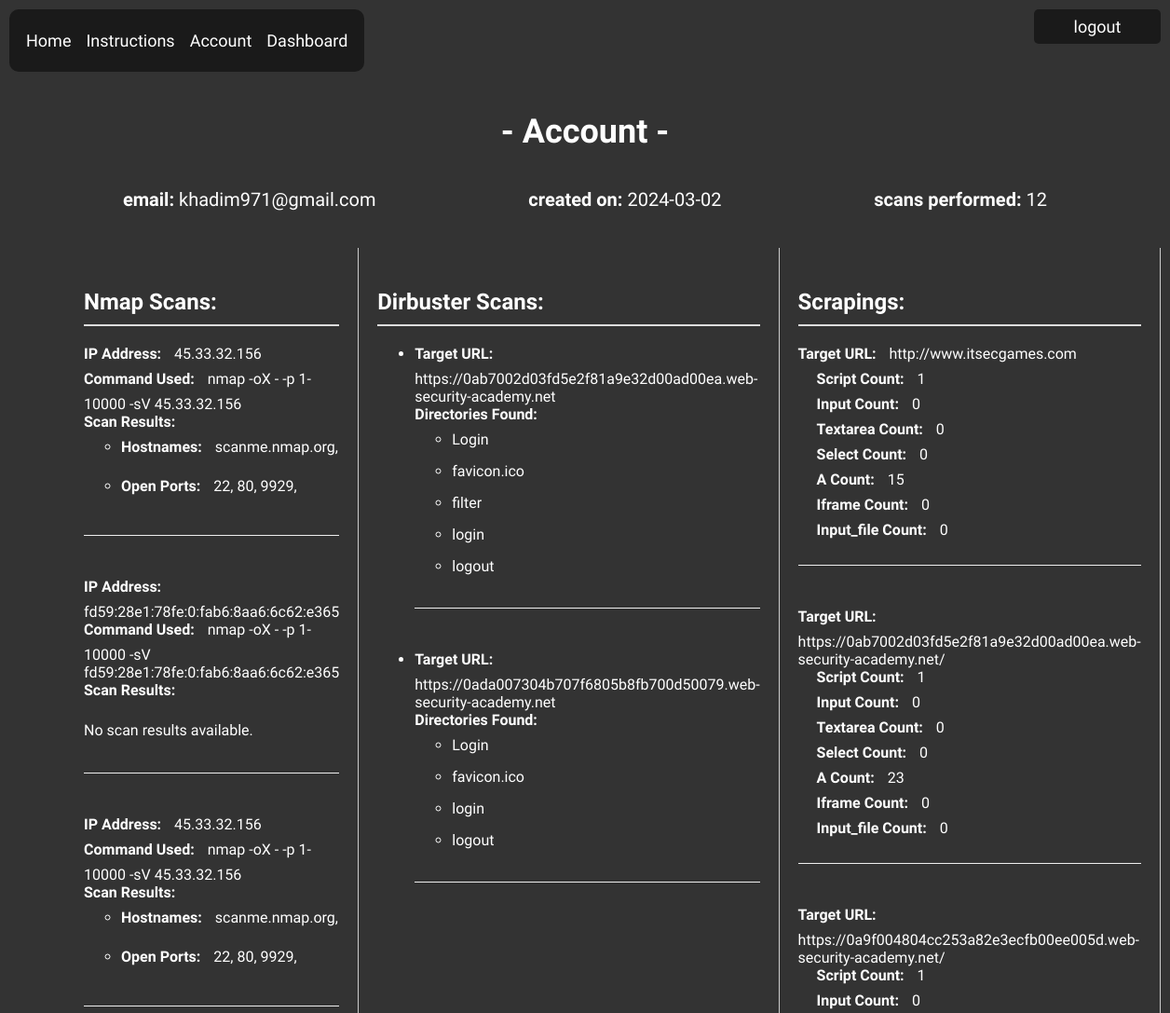
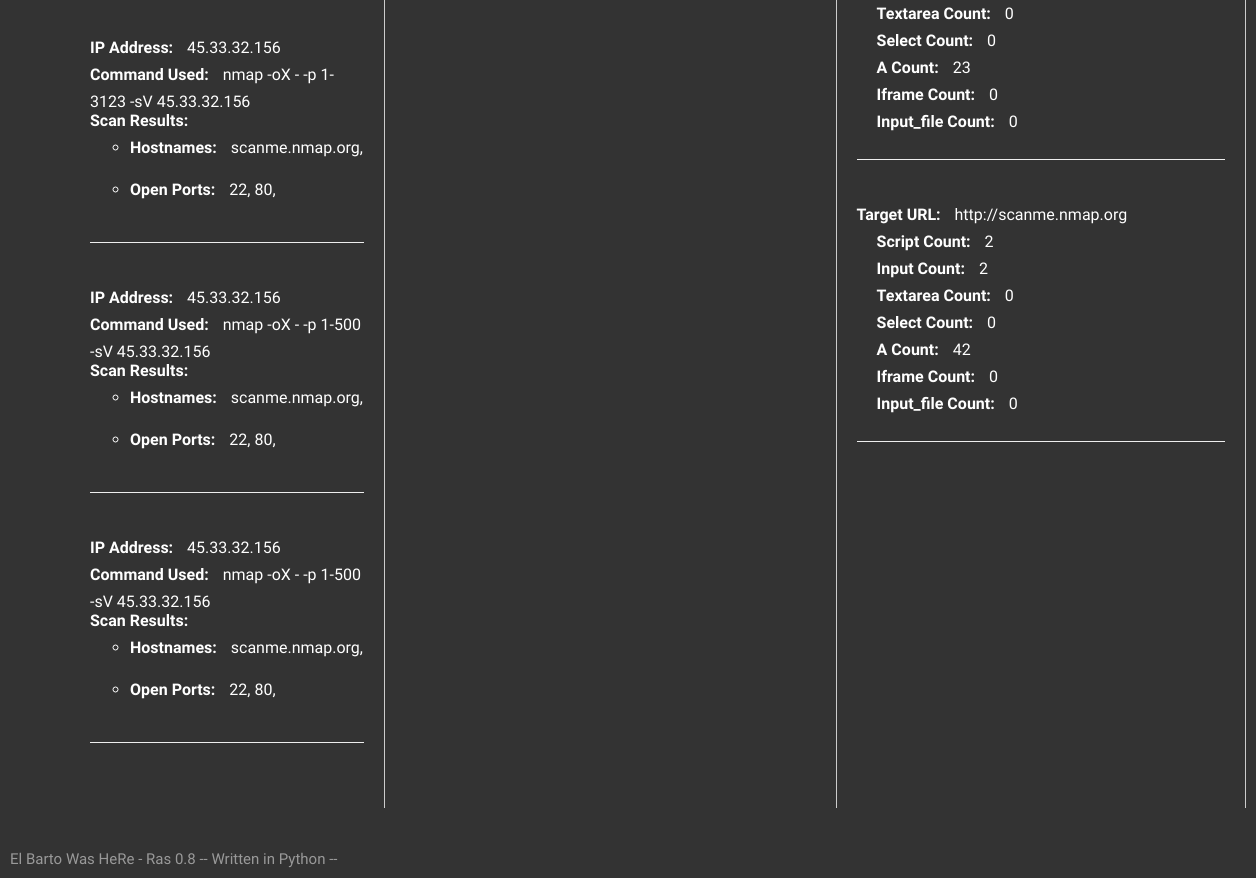
The app's page /account/ (signed in) with its own data (2 pictures, top to bottom).
### aph/models.py (models this page shows)
class User(db.Model, UserMixin):
    id = db.Column(db.Integer, primary_key=True)
    email = db.Column(db.String(150), unique=True)
    password = db.Column(db.String(150))
    date_created = db.Column(db.DateTime(timezone=True), default=func.now())
    nmap_scans = db.relationship('Past_scans_nmap', backref='user', lazy=True)
    dirbuster_scans = db.relationship('Past_scans_dirbuster', backref='user', lazy=True)
    scraping_scans = db.relationship('Past_scans_scraping', backref='user', lazy=True)

class Past_scans_nmap(db.Model):
    nmap_scan_id = db.Column(db.Integer, primary_key=True)
    target = db.Column(db.String(20))
    results = db.Column(JSON)
    date_created = db.Column(db.DateTime(timezone=True), default=func.now())
    user_id = db.Column(db.Integer, db.ForeignKey('user.id'))

class Past_scans_dirbuster(db.Model):
    dirbuster_scan_id = db.Column(db.Integer, primary_key=True)
    target_url = db.Column(db.String(150))
    results = db.Column(JSON)
    date_created = db.Column(db.DateTime(timezone=True), default=func.now())
    user_id = db.Column(db.Integer, db.ForeignKey('user.id'))

class Past_scans_scraping(db.Model):
    scraping_scan_id = db.Column(db.Integer, primary_key=True)
    target_url = db.Column(db.String(150))
    results = db.Column(JSON)
    date_created = db.Column(db.DateTime(timezone=True), default=func.now())
    user_id = db.Column(db.Integer, db.ForeignKey('user.id'))

### aph/dashboard.py (the view)
@dashboard_bp.route('/account/', methods=['POST' , 'GET'])
@login_required
def account():
    nmap_scans =  Past_scans_nmap.query.filter_by(user_id=current_user.id).all()
    dirbuster_scans = Past_scans_dirbuster.query.filter_by(user_id=current_user.id).all()
    scraping_scans = Past_scans_scraping.query.filter_by(user_id=current_user.id).all()
    total_scans = len(nmap_scans) + len(dirbuster_scans) + len(scraping_scans)
    account_creation_date = current_user.date_created.strftime('%Y-%m-%d')
    print('nmap_scans', nmap_scans)
    print('dirbuster_scans', dirbuster_scans)
    print('scraping_scans', scraping_scans)
    return render_template('account.html', email=current_user.email,
                           account_creation_date=account_creation_date,
                           total_scans=total_scans,
                           nmap_scans=nmap_scans, dirbuster_scans=dirbuster_scans,
                           scraping_scans=scraping_scans)

### aph/templates/account.html (shortened to what this page needs)
{% extends "base.html" %} {% block title %}Account{% endblock %} {% block
content %}
<div class="container-fluid">
  <h2 style="margin-top: 60px">- Account -</h2>
  <div
    class="user-info"
    style="
      display: flex;
      justify-content: space-around;
      align-items: center;
      font-size: 20px;
      margin-bottom: 20px;
    "
  >
    <span><strong>email:</strong> {{ current_user.email }}</span>
    <span
      ><strong>created on:</strong> {{
      current_user.date_created.strftime('%Y-%m-%d') }}</span
    >
    <span><strong>scans performed:</strong> {{ total_scans }}</span>
  </div>
  <div class="column-container" style="display: flex">
    <div class="column" style="flex: 1">
      <h3>Nmap Scans:</h3>
      <ul class="list-group list-group-flush" id="nmap_scans">
        {% for scan in nmap_scans %}
        <li class="list-group-item">
          <strong>IP Address:</strong> {{ scan.target }}<br />
          {% set nmap_results = scan.results | tojson | from_json %}
          <strong>Command Used:</strong> {{ nmap_results.nmap.command_line }}<br />
          <strong>Scan Results:</strong>
          {% if nmap_results.scan[scan.target] is defined %}
          <ul>
            <li>
              <strong>Hostnames:</strong> {% for hostname in
              nmap_results.scan[scan.target].hostnames %}{{ hostname.name }}, {%
              endfor %}
            </li>
            <li>
              <strong>Open Ports:</strong> {% for port, data in
              nmap_results.scan[scan.target].tcp.items() if data.state == 'open'
              %}{{ port }}, {% endfor %}
            </li>
          </ul>
          {% else %}
          <p>No scan results available.</p>
          {% endif %}
        </li>
        {% endfor %}
      </ul>
    </div>
    <div class="column" style="flex: 1">
      <h3>Dirbuster Scans:</h3>
      <ul class="list-group list-group-flush" id="dirbuster_scans">
        {% for scan in dirbuster_scans %}
        <li class="list-group-item">
          <strong>Target URL:</strong> {{ scan.target_url }}<br />
          <strong>Directories Found:</strong>
          {% if scan.results and scan.results['found'] %}
          <ul>
            {% for directory in scan.results['found'] %}
            <li>{{ directory }}</li>
            {% endfor %}
          </ul>
          {% else %}
          <p>No directories found or results format is not valid.</p>
          {% endif %}
        </li>
        {% endfor %}
      </ul>
    </div>
    <div class="column" style="flex: 1">
      <h3>Scrapings:</h3>
      <ul class="list-group list-group-flush" id="scraping_scans">
        {% for scan in scraping_scans %}
        <li class="list-group-item">
          <strong>Target URL:</strong> {{ scan.target_url }}<br />
          {% if scan.results and scan.results is mapping %} {% for tag, count in
          scan.results.items() %}
          <div class="script-count-indent">
            <strong>{{ tag.capitalize() }} Count:</strong> {{ count }}
          </div>
          {% endfor %} {% else %}
          <p>Results format is not valid.</p>
          {% endif %}
        </li>
        {% endfor %}
      </ul>
    </div>
    <div class="button-container">
      <a href="{{ url_for('auth.logout') }}" class="auth-button" method="GET"
        >logout</a
      >
    </div>
  </div>
  {% endblock %}

### aph/templates/base.html (shortened to what this page needs)
<!doctype html>
<html lang="en">
  <head>
  </head>
  <body>
    <nav>
      <a href="{{ url_for('dashboard.home') }}">Home</a>
      <a href="{{ url_for('dashboard.instructions') }}">Instructions</a>
      <a href="{{ url_for('dashboard.account') }}">Account</a>
      <a href="{{ url_for('dashboard.dashboard') }}">Dashboard</a>
    </nav>
    <div class="container">{% block content %}{% endblock %}</div>
    <div class="footer-text">
      El Barto Was HeRe - Ras 0.8 -- Written in Python --
    </div>
  </body>
</html>

### aph/templates/base.html (style rules this page uses)
body { font-family: "Special Elite", cursive; background-color: #333; background-repeat: no-repeat; background-size: cover; color: #fff; text-align: center; padding: 50px; margin: 0; }
h2 { font-size: 36px; display: inline-block; padding: 10px; }
nav { display: flex; align-items: flex-start; background-color: #1a1a1a; padding: 10px; border-radius: 10px; position: fixed; top: 10px; left: 10px; width: auto; }
nav a { color: #fff; text-decoration: none; font-size: 18px; margin: 5px 0; display: block; border-radius: 5px; padding: 8px; }
.footer-text { font-size: 15px; opacity: 0.5; margin: 0; position: fixed; bottom: 10px; left: 10px; }
.button-container { position: fixed; top: 10px; right: 10px; display: flex; flex-direction: column; gap: 10px; }
.auth-button { color: #fff; text-decoration: none; font-size: 18px; border-radius: 5px; padding: 8px; background-color: #1a1a1a; display: block; text-align: center; width: 120px; }
.column-container { display: flex; justify-content: space-around; padding: 20px; }
.column { flex: 1; padding: 20px; }

### aph/templates/account.html (style rules this page uses)
#nmap_scans, #ffuf_scans, #scraping_scans { list-style-type: none; padding: 0; }
.list-group-item { margin-bottom: 45px; text-align: left; }
.list-group-item li { margin-bottom: 15px; }
.list-group-item strong { display: inline-block; margin-bottom: 8px; margin-right: 10px; }
h3 { text-align: left; font-size: 24px; margin-bottom: 20px; border-bottom: 2px solid #ddd; padding-bottom: 10px; }
.script-count-indent { margin-left: 20px; }
.column { border-right: 1px solid #ccc; }
.list-group-item { border-bottom: 1px solid #eee; padding-bottom: 20px; }

### records on screen
User: email "khadim971@gmail.com", date_created "2024-03-02"
Past_scans_nmap: target "45.33.32.156", nmap.command_line "nmap -oX - -p 1-10000 -sV 45.33.32.156", name "scanme.nmap.org", port "22" "80" "9929"
Past_scans_nmap: target "fd59:28e1:78fe:0:fab6:8aa6:6c62:e365", nmap.command_line "nmap -oX - -p 1-10000 -sV fd59:28e1:78fe:0:fab6:8aa6:6c62:e365", shows "No scan results available."
Past_scans_nmap: target "45.33.32.156", nmap.command_line "nmap -oX - -p 1-10000 -sV 45.33.32.156", name "scanme.nmap.org", port "22" "80" "9929"
Past_scans_nmap: target "45.33.32.156", nmap.command_line "nmap -oX - -p 1-3123 -sV 45.33.32.156", name "scanme.nmap.org", port "22" "80"
Past_scans_nmap: target "45.33.32.156", nmap.command_line "nmap -oX - -p 1-500 -sV 45.33.32.156", name "scanme.nmap.org", port "22" "80"
Past_scans_nmap: target "45.33.32.156", nmap.command_line "nmap -oX - -p 1-500 -sV 45.33.32.156", name "scanme.nmap.org", port "22" "80"
Past_scans_dirbuster: target_url "https://0ab7002d03fd5e2f81a9e32d00ad00ea.web-security-academy.net", directory "Login" "favicon.ico" "filter" "login" "logout"
Past_scans_dirbuster: target_url "https://0ada007304b707f6805b8fb700d50079.web-security-academy.net", directory "Login" "favicon.ico" "login" "logout"
Past_scans_scraping: target_url "http://www.itsecgames.com", capitalize "Script" "Input" "Textarea" "Select" "A" "Iframe" "Input_file", count "1" "0" "0" "0" "15" "0" "0"
Past_scans_scraping: target_url "https://0ab7002d03fd5e2f81a9e32d00ad00ea.web-security-academy.net/", capitalize "Script" "Input" "Textarea" "Select" "A" "Iframe" "Input_file", count "1" "0" "0" "0" "23" "0" "0"
Past_scans_scraping: target_url "https://0a9f004804cc253a82e3ecfb00ee005d.web-security-academy.net/", capitalize "Script" "Input" "Textarea" "Select" "A" "Iframe" "Input_file", count "1" "0" "0" "0" "23" "0" "0"
Past_scans_scraping: target_url "http://scanme.nmap.org", capitalize "Script" "Input" "Textarea" "Select" "A" "Iframe" "Input_file", count "2" "2" "0" "0" "42" "0" "0"

### other values on screen
{{ total_scans }} "12"
